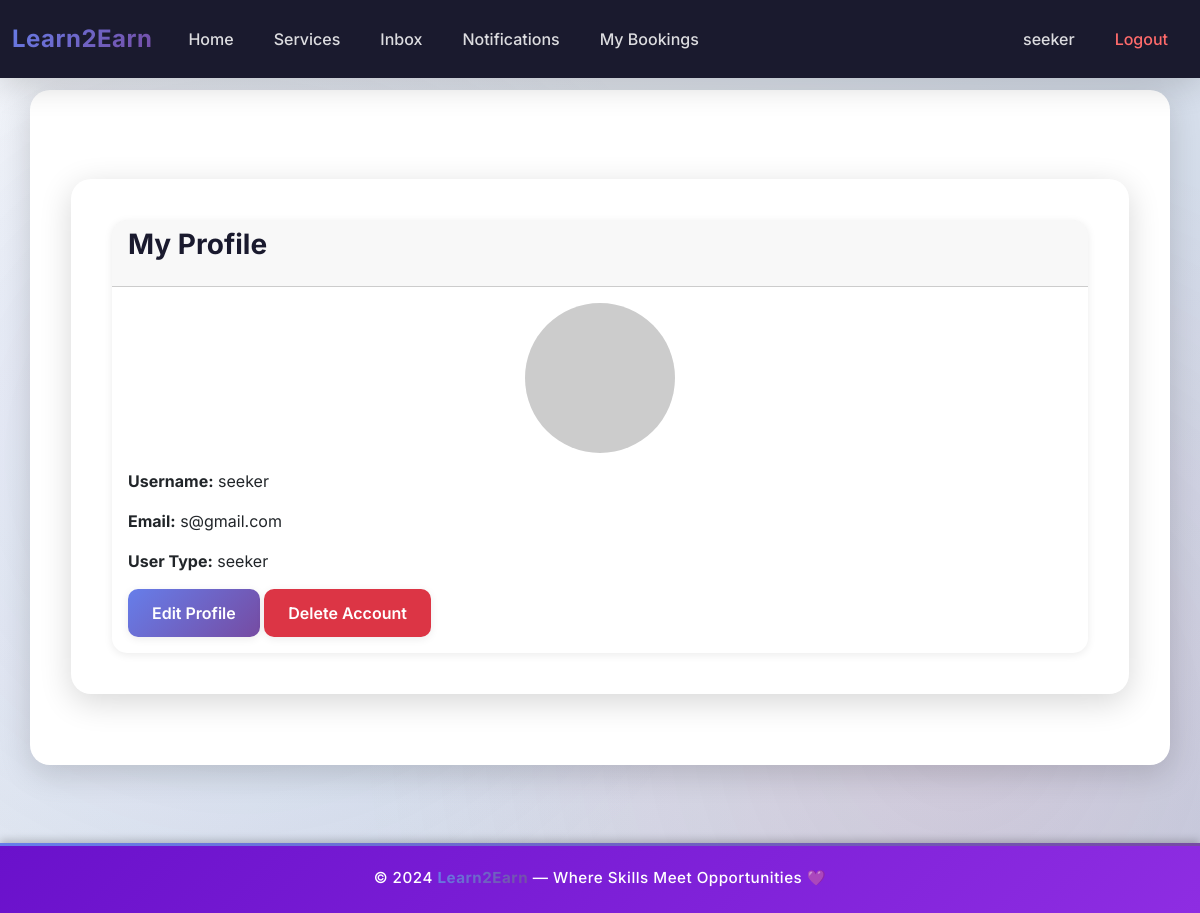
The app's page /users/profile/ (signed in) with its own data.
### Learn2Earn/users/models.py (models this page shows, shortened)
class UserProfile(models.Model):
    user = models.ForeignKey(User, on_delete=models.CASCADE)
    user_type = models.CharField(max_length=20)
    profile_picture = models.ImageField(upload_to='profile_pics/', blank=True, null=True)

### Learn2Earn/users/views.py (the view)
# urls.py: path('profile/', views.profile, name='profile'),
def profile(request):
    if request.user.is_authenticated:
        profile = UserProfile.objects.get(user=request.user)
        return render(request, 'users/profile/profile.html', {'profile': profile})
    return redirect('users:login')

### Learn2Earn/templates/users/profile/profile.html (shortened to what this page needs)
{% extends 'base.html' %}
{% block content %}
<div class="container mt-5">
    <div class="card">
        <div class="card-header">
            <h3>My Profile</h3>
        </div>
        <div class="card-body">
            <div class="text-center mb-3">
                {% if profile.profile_picture %}
                    <img src="{{ profile.profile_picture.url }}" width="150" height="150" class="rounded-circle" style="object-fit: cover;">
                {% else %}
                    <img src="https://via.placeholder.com/150" class="rounded-circle">
                {% endif %}
            </div>
            <p><strong>Username:</strong> {{ profile.user.username }}</p>
            <p><strong>Email:</strong> {{ profile.user.email }}</p>
            <p><strong>User Type:</strong> {{ profile.user_type }}</p>
            <a href="{% url 'users:update_profile' %}" class="btn btn-primary">Edit Profile</a>
            <a href="{% url 'users:delete_user' %}" class="btn btn-danger">Delete Account</a>
        </div>
    </div>
</div>
{% endblock %}

### Learn2Earn/templates/base.html (shortened to what this page needs)
<!DOCTYPE html>
<html lang="en">
<head>
    <link href="https://cdn.jsdelivr.net/npm/bootstrap@5.3.2/dist/css/bootstrap.min.css" rel="stylesheet">
</head>
<body>
<nav class="navbar navbar-expand-lg navbar-dark fixed-top">
  <div class="container-fluid">
    <a class="navbar-brand" href="/">Learn2Earn</a>
    <div class="collapse navbar-collapse" id="navbarContent">
      <ul class="navbar-nav me-auto mb-2 mb-lg-0">
        <li class="nav-item">
          <a class="nav-link" href="/">Home</a>
        </li>
        <li class="nav-item">
          <a class="nav-link" href="{% url 'users:service_list' %}">Services</a>
        </li>
        {% if user.is_authenticated %}
        <li class="nav-item">
          <a class="nav-link" href="{% url 'messaging:inbox' %}">Inbox</a>
        </li>
        <li class="nav-item">
          <a class="nav-link" href="{% url 'messaging:notifications' %}">Notifications</a>
        </li>
        {% if user.userprofile_set.first.user_type == 'seeker' %}
        <li class="nav-item">
          <a class="nav-link" href="{% url 'reservation:my_bookings' %}">My Bookings</a>
        </li>
        {% endif %}
        {% endif %}
      </ul>
      <ul class="navbar-nav mb-2 mb-lg-0">
        {% if user.is_authenticated %}
        <li class="nav-item">
          <a class="nav-link" href="{% url 'users:profile' %}">{{ user.username }}</a>
        </li>
        <li class="nav-item">
          <a class="nav-link text-danger" href="{% url 'users:logout' %}">Logout</a>
        </li>
        {% endif %}
      </ul>
    </div>
  </div>
</nav>
<div class="container" style="margin-top: 90px;">
    {% block content %}
    {% endblock %}
</div>
<footer class="footer-violet text-center py-4 mt-5">
  <p class="mb-0">© 2024 <strong>Learn2Earn</strong> — Where Skills Meet Opportunities 💜</p>
</footer>
</body>
</html>

### Learn2Earn/templates/base.html (style rules this page uses)
:root { --primary-gradient: linear-gradient(135deg, #667eea 0%, #764ba2 100%); --secondary-gradient: linear-gradient(135deg, #f093fb 0%, #f5576c 100%); --success-gradient: linear-gradient(135deg, #4facfe 0%, #00f2fe 100%); --dark-bg: #1a1a2e; --darker-bg: #16213e; --light-text: #f8f9fa; --shadow-sm: 0 2px 8px rgba(0, 0, 0, 0.08); --shadow-md: 0 4px 16px rgba(0, 0, 0, 0.12); --shadow-lg: 0 8px 32px rgba(0, 0, 0, 0.16); }
* { margin: 0; padding: 0; box-sizing: border-box; }
body { background: linear-gradient(135deg, #f5f7fa 0%, #c3cfe2 100%); font-family: 'Inter', 'Segoe UI', Tahoma, Geneva, Verdana, sans-serif; min-height: 100vh; position: relative; }
body::before { content: ''; position: fixed; top: 0; left: 0; width: 100%; height: 100%; background: radial-gradient(circle at 20% 50%, rgba(102, 126, 234, 0.1) 0%, transparent 50%), radial-gradient(circle at 80% 80%, rgba(245, 87, 108, 0.1) 0%, transparent 50%); pointer-events: none; z-index: 0; }
.navbar { background: var(--dark-bg) !important; box-shadow: var(--shadow-lg); backdrop-filter: blur(10px); padding: 1rem 0; transition: all 0.3s ease; }
.navbar-brand { font-weight: 700; font-size: 1.5rem; letter-spacing: 0.5px; background: var(--primary-gradient); -webkit-background-clip: text; -webkit-text-fill-color: transparent; background-clip: text; transition: transform 0.3s ease; }
.nav-link { color: rgba(255, 255, 255, 0.85) !important; transition: all 0.3s ease; padding: 0.5rem 1rem !important; margin: 0 0.25rem; border-radius: 8px; font-weight: 500; position: relative; }
.nav-link::before { content: ''; position: absolute; bottom: 0; left: 50%; transform: translateX(-50%); width: 0; height: 2px; background: var(--success-gradient); transition: width 0.3s ease; }
.nav-link.text-danger { color: #ff6b6b !important; }
.container { background: #fff; border-radius: 20px; padding: 40px; margin-top: 30px; margin-bottom: 30px; box-shadow: var(--shadow-lg); position: relative; z-index: 1; backdrop-filter: blur(10px); border: 1px solid rgba(255, 255, 255, 0.8); animation: fadeInUp 0.6s ease; }
h1, h2, h3, h4, h5, h6 { font-weight: 700; color: var(--dark-bg); margin-bottom: 1rem; }
.btn { padding: 0.75rem 1.5rem; border-radius: 10px; font-weight: 600; transition: all 0.3s ease; border: none; box-shadow: var(--shadow-sm); }
.btn-primary { background: var(--primary-gradient); color: white; }
.card { border: none; border-radius: 15px; box-shadow: var(--shadow-sm); transition: all 0.3s ease; overflow: hidden; }
footer { background: var(--darker-bg); color: rgba(255, 255, 255, 0.7); font-size: 0.95rem; position: relative; width: 100%; margin-top: auto; z-index: 1; }
footer::before { content: ''; position: absolute; top: 0; left: 0; width: 100%; height: 3px; background: var(--primary-gradient); }
footer p { margin: 0; }
footer strong { background: var(--primary-gradient); -webkit-background-clip: text; -webkit-text-fill-color: transparent; background-clip: text; font-weight: 700; }
a { transition: all 0.3s ease; }
.container > * { animation: fadeIn 0.5s ease; }
.footer-violet { background: linear-gradient(135deg, #6a11cb, #8e2de2); color: #fff; font-weight: 500; letter-spacing: 0.5px; box-shadow: 0 -3px 8px rgba(0, 0, 0, 0.2); width: 100%; }
.footer-violet p { margin: 0; }
html, body { height: 100%; }
body { display: flex; flex-direction: column; }
.container { flex: 1 0 auto; }
.footer-violet { flex-shrink: 0; }

### records on screen
UserProfile: user.username "seeker", user.email "s@gmail.com", user_type "seeker"

### other values on screen
{{ user.username }} "seeker"
